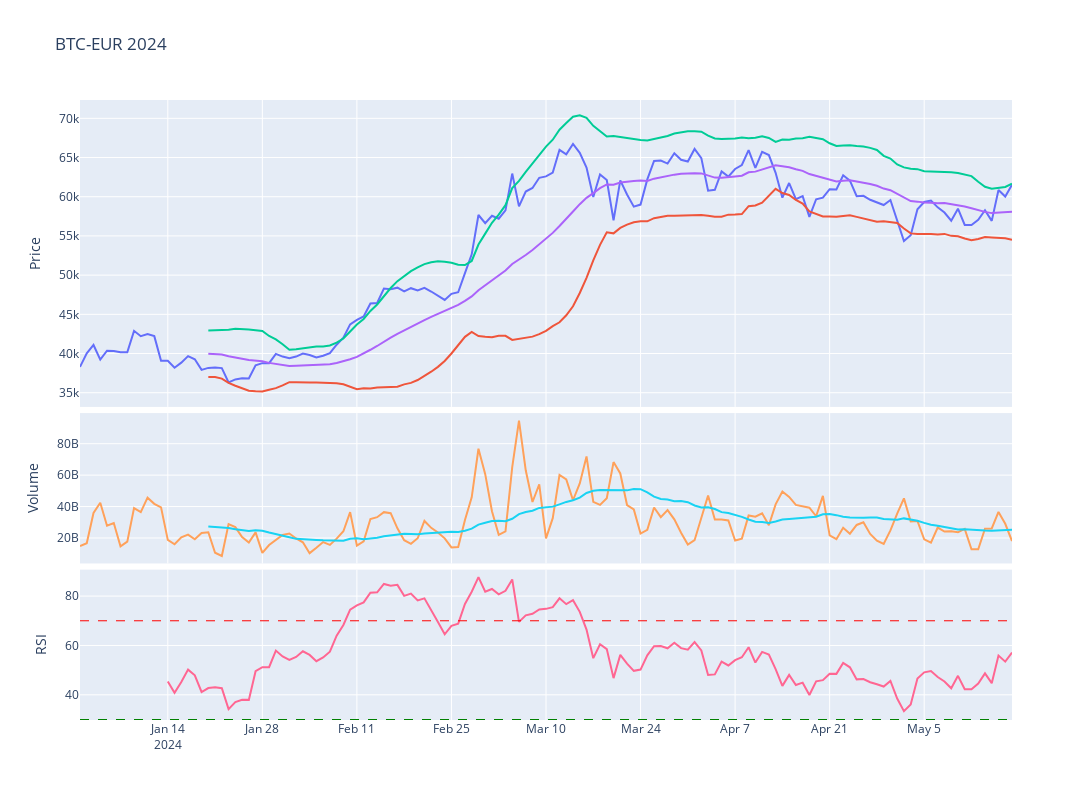

Source (notebook cell):
### Code cell
# Plot the adjusted close price
fig = make_subplots(rows=4, cols=1,shared_xaxes=True,vertical_spacing=0.01,specs=[[{'rowspan':2,'colspan':1}],[None],[{'rowspan':1,'colspan':1}],[{'rowspan':1,'colspan':1}]])

# Graph (1,1)
fig.add_trace(go.Scatter(x=stock_ticker['Adj Close'].loc[year].index,y=stock_ticker['Adj Close'].loc[year],mode="lines",name=f'{ticker}'),row=1,col=1)
fig.add_trace(go.Scatter(x=stock_ticker['BB_Lower'].loc[year].index,y=stock_ticker['BB_Lower'].loc[year],mode="lines",name='BB_Lower'),row=1,col=1)
fig.add_trace(go.Scatter(x=stock_ticker['BB_Upper'].loc[year].index,y=stock_ticker['BB_Upper'].loc[year],mode="lines",name='BB_Upper'),row=1,col=1)
fig.add_trace(go.Scatter(x=stock_ticker['MMA20'].loc[year].index,y=stock_ticker['MMA20'].loc[year],mode="lines",name='MMA20'),row=1,col=1)
# Update xaxis properties
fig.update_yaxes(title_text="Price", row=1, col=1)

# Graph (3,1)
fig.add_trace(go.Scatter(x=stock_ticker['Volume'].loc[year].index,y=stock_ticker['Volume'].loc[year],mode="lines",name='Volume'),row=3, col=1)
fig.add_trace(go.Scatter(x=stock_ticker['Volume'].loc[year].index,y=stock_ticker['Volume'].loc[year].rolling(20).mean(),mode="lines",name='MMA20'),row=3,col=1)
fig.update_yaxes(title_text="Volume", row=3, col=1)

# Graph (4,1)
fig.add_trace(go.Scatter(x=stock_ticker['RSI'].loc[year].index,y=stock_ticker['RSI'].loc[year],mode="lines",name='RSI'),row=4, col=1)
fig.add_hline(y=30, line_width=1, line_dash="dash", line_color="green",row=4,col=1)
fig.add_hline(y=70, line_width=1, line_dash="dash", line_color="red",row=4,col=1)
fig.update_yaxes(title_text="RSI", row=4, col=1)

fig.update_layout(height=800, width=1300,showlegend=False,title=f"{ticker} {year}")

fig.show()

### Figure 1 — Plotly figure (JSON) as saved in the notebook; plotly's stock layout.template omitted (floating-point values rounded to 4 significant figures; data arrays with more than 128 entries replaced by an {"elided": "..."} marker saying what was removed)
{"data": [{"mode": "lines", "name": "BTC-EUR", "type": "scatter", "x": {"elided": "139 str values"}, "xaxis": "x", "y": {"elided": "139 float values"}, "yaxis": "y"}, {"mode": "lines", "name": "BB_Lower", "type": "scatter", "x": {"elided": "139 str values"}, "xaxis": "x", "y": {"elided": "139 float values"}, "yaxis": "y"}, {"mode": "lines", "name": "BB_Upper", "type": "scatter", "x": {"elided": "139 str values"}, "xaxis": "x", "y": {"elided": "139 float values"}, "yaxis": "y"}, {"mode": "lines", "name": "MMA20", "type": "scatter", "x": {"elided": "139 str values"}, "xaxis": "x", "y": {"elided": "139 float values"}, "yaxis": "y"}, {"mode": "lines", "name": "Volume", "type": "scatter", "x": {"elided": "139 str values"}, "xaxis": "x2", "y": {"elided": "139 int values"}, "yaxis": "y2"}, {"mode": "lines", "name": "MMA20", "type": "scatter", "x": {"elided": "139 str values"}, "xaxis": "x2", "y": {"elided": "139 float values"}, "yaxis": "y2"}, {"mode": "lines", "name": "RSI", "type": "scatter", "x": {"elided": "139 str values"}, "xaxis": "x3", "y": {"elided": "139 float values"}, "yaxis": "y3"}], "layout": {"height": 800, "shapes": [{"line": {"color": "green", "dash": "dash", "width": 1}, "type": "line", "x0": 0, "x1": 1, "xref": "x3 domain", "y0": 30, "y1": 30, "yref": "y3"}, {"line": {"color": "red", "dash": "dash", "width": 1}, "type": "line", "x0": 0, "x1": 1, "xref": "x3 domain", "y0": 70, "y1": 70, "yref": "y3"}], "showlegend": false, "title": {"text": "BTC-EUR 2024"}, "width": 1300, "xaxis": {"anchor": "y", "domain": [0, 1], "matches": "x3", "showticklabels": false}, "xaxis2": {"anchor": "y2", "domain": [0, 1], "matches": "x3", "showticklabels": false}, "xaxis3": {"anchor": "y3", "domain": [0, 1]}, "yaxis": {"anchor": "x", "domain": [0.505, 1], "title": {"text": "Price"}}, "yaxis2": {"anchor": "x2", "domain": [0.2525, 0.495], "title": {"text": "Volume"}}, "yaxis3": {"anchor": "x3", "domain": [0, 0.2425], "title": {"text": "RSI"}}}}
